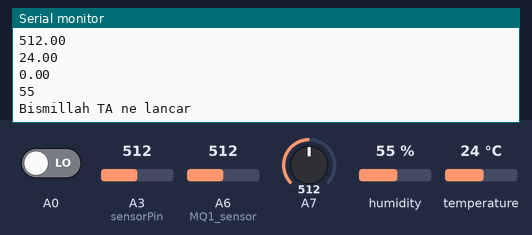
Simulated run of this sketch. Board: Arduino Nano, built with avr-gcc and run on an emulated ATmega328P. Parts: the last lines printed to the serial monitor. The inputs (shaded band) are chosen by the test bench; at power-on: humidity 55 %, A3 (sensorPin) = 512, A6 (MQ1_sensor) = 512, A7 = 512, A0 LOW, temperature 24 °C. No radio packets arrive unless stated.

Above: at 2.2 s.
2.3 s: humidity set to 22 %
At 3.8 s:
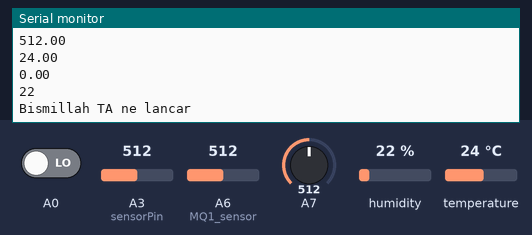
3.9 s: A3 (sensorPin) set to 716
5.5 s: A6 (MQ1_sensor) set to 716
7.1 s: A7 set to 716
8.7 s: A0 driven HIGH
10.3 s: temperature set to 12 °C
At 11.4 s:
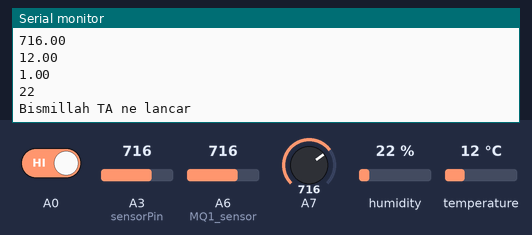
Timing chart, 0 to 12.9 s (numbered marks = the images above; inputs shaded):
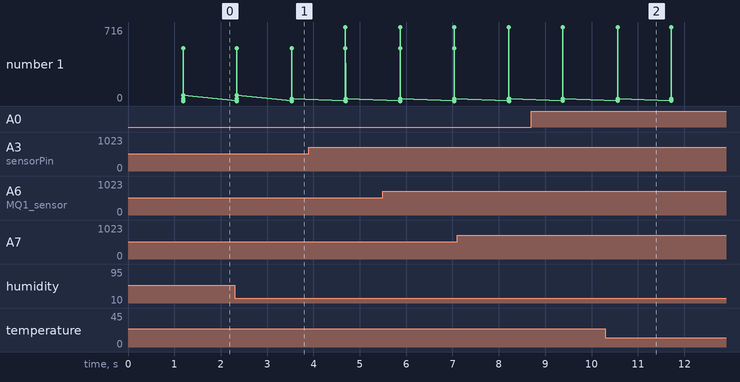

The sketch:

RF_send_fix.ino
```cpp
#include <SPI.h>
#include "RF24.h"
#include "DHT.h"

// Define untuk sensor Mq-135 //
#define RL 10 //nilai RL =10 pada sensor
#define m -0.417 //hasil perhitungan gradien
#define b 0.425 //hasil perhitungan perpotongan
//#define Ro 7.19 //hasil pengukuran RO
#define Ro 2.78 //hasil pengukuran RO udara bersih
#define MQ1_sensor A6 //definisi variabel

const int numReadings = 5;//nilai penambilan sample pembacaan sebesar 5 kali
float readings[numReadings];
int readIndex = 0;
float total = 0;
float average = 0;

// Parameter kelembaban tanah //
int sensorPin = A3;  // pin sensor
int powerPin = 7;    // untuk pengganti VCC
//float ppm;


// Parameter kelembaban udara //
#define DHTPIN 8
#define DHTTYPE DHT11
DHT dht(DHTPIN, DHTTYPE);


RF24 myRadio (10, 9);
byte addresses[][6] = {"0"};

struct package {
  int id = 1;
  float kelembaban = 0;
  int buttonRead = 0;
  float PPM1_High = 0;
  float PIR = 0;
  float Suhu = 0;
  //  int high_CEL = 0;
  //  int low_CEL = 0;
  int Hum = 0;
  char  text[300] = "Bismillah TA ne lancar";


};


typedef struct package Package;
Package data;


void setup() {
  Serial.begin(115200);
  delay(1000);
  pinMode(A7, INPUT);
  pinMode(7, INPUT);
  pinMode(powerPin, OUTPUT);
  pinMode(sensorPin, INPUT);
  digitalWrite(powerPin, LOW);
  dht.begin();
  myRadio.begin();
  myRadio.setChannel(115);
  myRadio.setPALevel(RF24_PA_HIGH);
  myRadio.setDataRate( RF24_250KBPS );
  myRadio.openWritingPipe(addresses[0]);
}

void loop() {
  MQ_1();
  int readButton = analogRead(A7);
  //  float Amonia = MQ_1();
  //Parsing nilai float dari pembacaan senor MQ1
  //  average = average * 10;
  //  int high = (ppm1 & 0b11111111);8
  //  int low = (ppm1 >> 8);
  //Parsing nilai float dari pembacaan senor DHT11
  float Celcius = DHT11_Cel();
  //  uint16_t Suhu_Kirim = Suhu * 1000;
  //  int high_Cel = (Suhu_Kirim & 0b11111111);
  //  int low_Cel = (Suhu_Kirim >> 8);

  int humidity = DHT11_Hum();


  uint8_t byte = 9;

  data.id = data.id + 1;
  data.PPM1_High = average;
  data.buttonRead = readButton;
  data.kelembaban =  bacaKelembaban();
  data.Suhu = Celcius;
  data.Hum = humidity;
  data.PIR = digitalRead(A0);
  delay(5);
  myRadio.write(&data, sizeof(data));

  Serial.print("\nPackage:");
  Serial.print(data.id);
  Serial.print("\n");
  Serial.println(data.PPM1_High);
  Serial.println(data.buttonRead);
  Serial.println(data.kelembaban);
  Serial.println(data.Suhu);
  Serial.println(data.PIR);
  Serial.println(humidity);
  Serial.println(data.text);
  delay(1000);
}


int bacaKelembaban() {
  //  digitalWrite(powerPin, LOW);
  //  delay(100);
  //  digitalWrite(powerPin, HIGH);
  int nilaiSensor = analogRead(sensorPin);
  delay(10);
  //  digitalWrite(powerPin, LOW);
  return nilaiSensor;
}

void MQ_1() {

  float VRL; //Voltage drop across the MQ sensor
  float Rs; //Sensor resistance at gas concentration
  float ratio; //Define variable for ratio


  VRL = analogRead(MQ1_sensor) * (5 / 1023.0); //konversi analog ke tegangan
  Rs = (5.0 / VRL - 1) * 10 ; //rumus untuk RS
  ratio = Rs / Ro; // rumus mencari ratio
  float ppm = pow(10, ((log10(ratio) - b) / m)); //rumus mencari ppm

  //  total = total - readings[readIndex];
  //
  //  readings[readIndex] = ppm;
  //
  //  total = total + readings[readIndex];
  //
  //  readIndex = readIndex + 1;
  //
  //
  //  if (readIndex >= numReadings) {
  //
  //    readIndex = 0;
  //  }
  //
  //  average = (total / numReadings);
  average = ppm;
  //    Serial.println(average);
  //  Serial.println(average);
  //  Serial.print("NH3 (ppm) = "); //Display a ammonia in ppm
  //  Serial.print(ppm);
  //  Serial.print("Voltage = "); //Display a intro message
  //  Serial.println(VRL);

  delay(100);
}


float DHT11_Cel() {
  delay(20);

  // Reading temperature or humidity takes about 250 milliseconds!
  // Sensor readings may also be up to 2 seconds 'old' (its a very slow sensor)

  float t = dht.readTemperature();

  // Check if any reads failed and exit early (to try again).
  if (isnan(t)) {
    Serial.println(F("Failed to read from DHT sensor!"));
    return;
  }

  //  Serial.print(F("%  Temperature: "));
  //  Serial.print(t);
  //  Serial.println(F("°C "));
  return t;
}


int DHT11_Hum() {
  delay(20);

  // Reading temperature or humidity takes about 250 milliseconds!
  // Sensor readings may also be up to 2 seconds 'old' (its a very slow sensor)
  float h = dht.readHumidity();
  // Read temperature as Celsius (the default)


  // Check if any reads failed and exit early (to try again).
  if (isnan(h)) {
    Serial.println(F("Failed to read from DHT sensor!"));
    return;
  }


  //  Serial.print(F("Humidity: "));
  //  Serial.println(h);
  return h;

}
```

Measured:
- after the input at 2.3 s, the serial monitor: prints a new line after 1.2 s (image 1)
- after the input at 10.3 s, the serial monitor: prints a new line after 0.26 s (image 2)
- plotted number 1: 55 → 22 after the input at 2.3 s
